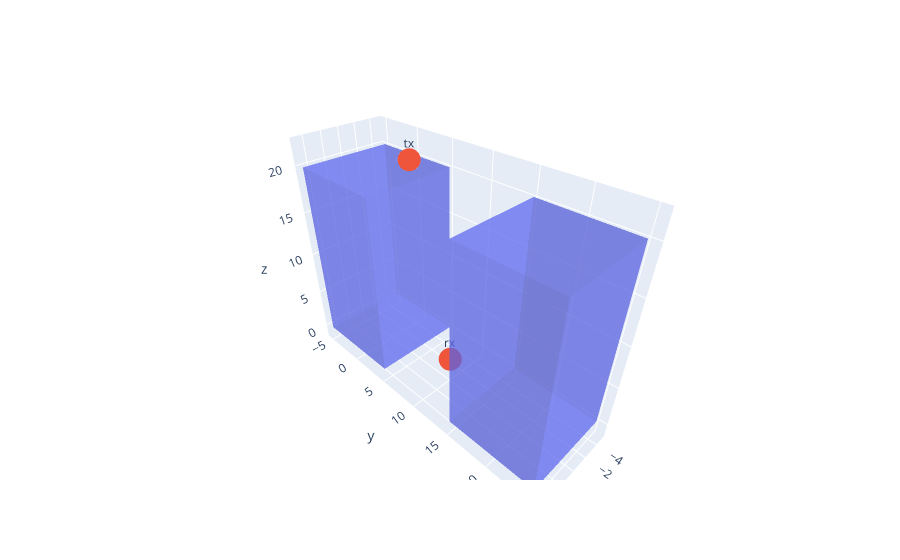

The code cell stored with this chart in its notebook:
### Markdown cell above
Ray Tracing without start and end points is not very interesting.
Let's add one transmitter and one receiver in the scene, represented by their 3D coordinates.

### Code cell
tx = jnp.array([0.0, 4.9352, 22.0])
rx = jnp.array([0.0, 10.034, 1.50])

dplt.draw_markers(
    np.array([tx, rx]), labels=["tx", "rx"], figure=fig, name="nodes"
)

### Figure 1 — Plotly figure (JSON) as saved in the notebook; plotly's stock layout.template omitted (floating-point values rounded to 4 significant figures)
{"data": [{"i": [8, 9, 12, 13, 16, 17, 20, 21, 24, 25, 28, 29, 32, 33, 36, 37, 40, 41, 44, 45, 48, 49, 52, 53], "j": [9, 8, 13, 12, 17, 16, 21, 20, 25, 24, 29, 28, 33, 32, 37, 36, 41, 40, 45, 44, 49, 48, 53, 52], "k": [10, 11, 14, 15, 18, 19, 22, 23, 26, 27, 30, 31, 34, 35, 38, 39, 42, 43, 46, 47, 50, 51, 54, 55], "opacity": 0.5, "type": "mesh3d", "x": [1, 1, -1, -1, 1, 1, -1, -1, 5, -5, -5, 5, -5.0, 5.0, -5.106, 5.0, 5.0, -5.0, -5.106, 5.0, 5.0, 5.0, 5.0, 5.0, 5.0, -5.106, 5.0, -5.106, -5.0, -5.106, -5.106, -5.0, -5.0, 5.0, -5.0, 5.0, 5, -5, -5, 5, 5, 5, 5, 5, 5, -5, 5, -5, -5, -5, -5, -5, -5, 5, -5, 5], "y": [-1, -1, -1, -1, 1, 1, 1, 1, 5, -5, 5, -5, 25, 15, 14.89, 25, 15, 25, 14.89, 25, 25, 15, 15, 25, 15, 14.89, 15, 14.89, 25, 14.89, 14.89, 25, 25, 25, 25, 25, -5, 5, -5, 5, 5, -5, -5, 5, -5, -5, -5, -5, 5, -5, -5, 5, 5, 5, 5, 5], "z": [1, -1, 1, -1, 1, -1, 1, -1, 0, 0, 0, 0, 0, 0, 0, 0, 20, 20, 20, 20, 0, 20, 0, 20, 20, 0, 0, 20, 20, 0, 20, 0, 20, 0, 0, 20, 20, 20, 20, 20, 0, 20, 0, 20, 20, 0, 0, 20, 20, 0, 20, 0, 20, 0, 0, 20]}, {"mode": "markers+text", "name": "nodes", "text": ["tx", "rx"], "type": "scatter3d", "x": [0, 0], "y": [4.935, 10.03], "z": [22, 1.5]}], "layout": {}}
